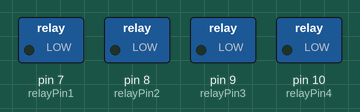
This sketch was run on a simulated Arduino Uno, built with avr-gcc and run on an emulated ATmega328P. Shown: switched loads named in the sketch (green lamp = pin HIGH).

Above: at 0.5 s.
At 3.5 s:
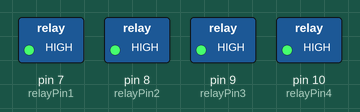
Timing chart, 0 to 4.6 s (numbered marks = the images above):
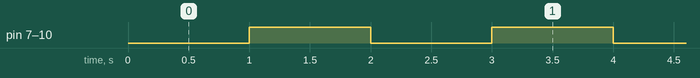

The sketch:

Servo.ino
```cpp
int relayPin1 = 7;                 // Relay 1 IN1 connected to digital pin 7
int relayPin2 = 8;                 // Relay 1 IN2 connected to digital pin 8
int relayPin3 = 9;                 // Relay 2 IN1 connected to digital pin 9
int relayPin4 = 10;                // Relay 2 IN2 connected to digital pin 10


void setup()
{
  pinMode(relayPin1, OUTPUT);           // sets the digital pin as output
  pinMode(relayPin2, OUTPUT);           // sets the digital pin as output
  pinMode(relayPin3, OUTPUT);
  pinMode(relayPin4, OUTPUT);

  digitalWrite(relayPin1, HIGH);        // Prevents relays from starting up engaged
  digitalWrite(relayPin2, HIGH);        // Prevents relays from starting up engaged
  digitalWrite(relayPin3, HIGH);        // Prevents relays from starting up engaged
  digitalWrite(relayPin4, HIGH);        // Prevents relays from starting up engaged
}

void loop()
{
  digitalWrite(relayPin1, LOW);   // energizes the relay and lights the LED
  digitalWrite(relayPin2, LOW);   // energizes the relay and lights the LED
  digitalWrite(relayPin3, LOW);   // energizes the relay and lights the LED
  digitalWrite(relayPin4, LOW);   // energizes the relay and lights the LED
  delay(1000);                  // waits for a second
  digitalWrite(relayPin1, HIGH);    // de-energizes the relay and LED is off
  digitalWrite(relayPin2, HIGH);    // de-energizes the relay and LED is off
  digitalWrite(relayPin3, HIGH);    // de-energizes the relay and LED is off
  digitalWrite(relayPin4, HIGH);    // de-energizes the relay and LED is off
  delay(1000);                  // waits for a second
}
```

Measured:
- by itself, pin 7 (relayPin1), pin 8 (relayPin2), pin 9 (relayPin3), pin 10 (relayPin4): alternates HIGH for 1.0 s and LOW for 1.0 s
